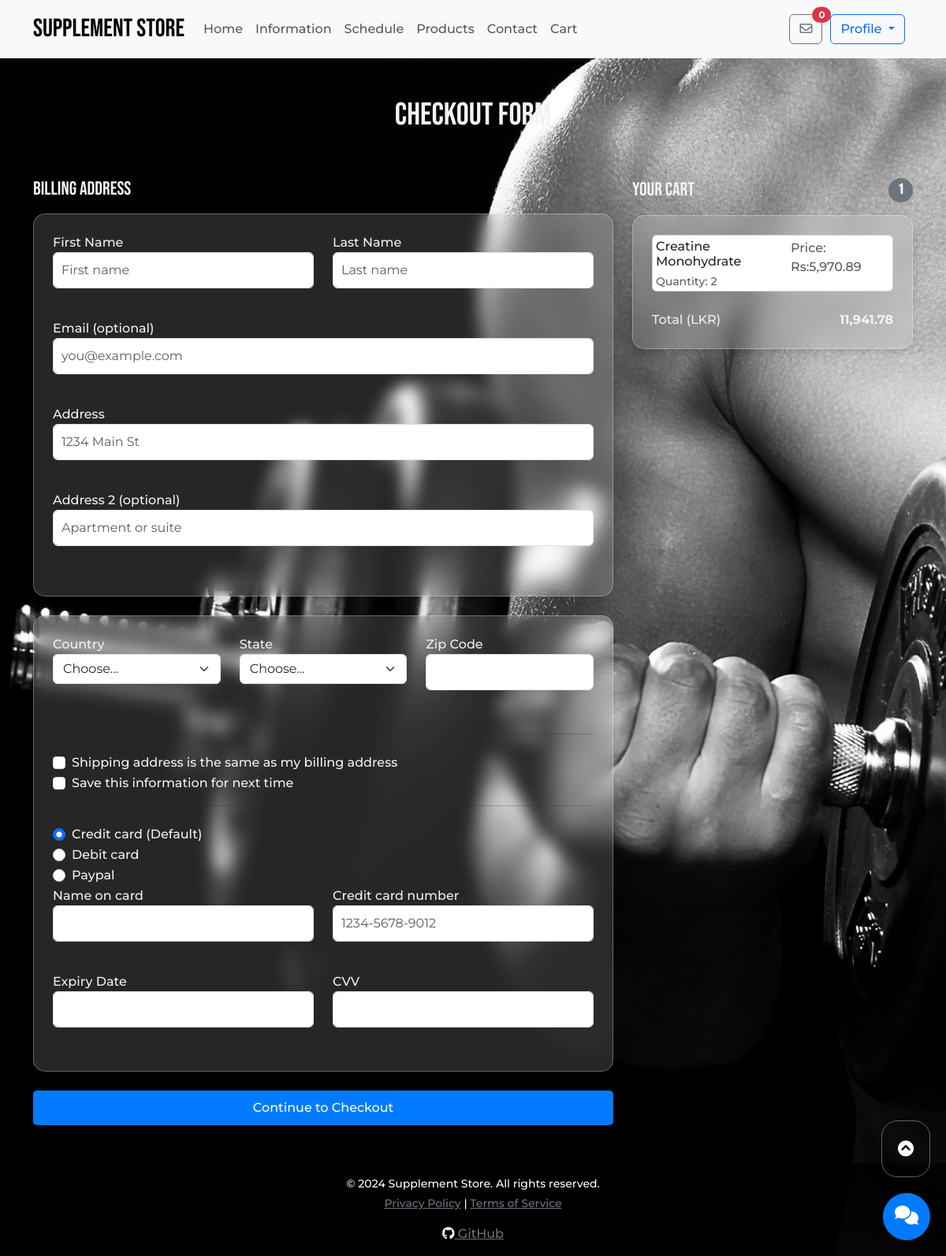
Before: /checkout.php (signed in) with the older database file.
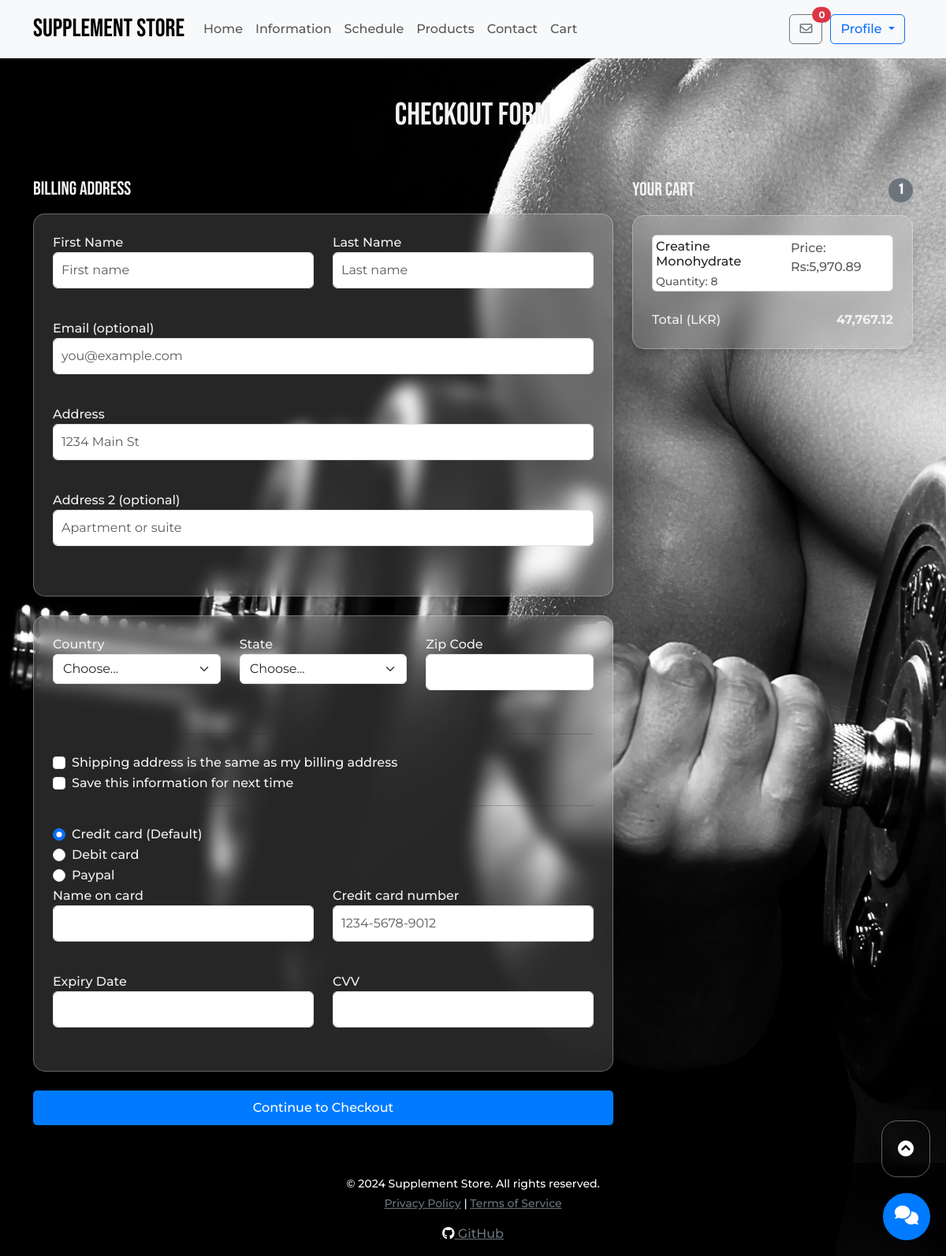
After: the same page with the newer database file.
### tables this page shows
CREATE TABLE IF NOT EXISTS `cart` (
  `id` int NOT NULL AUTO_INCREMENT,
  `user_id` int NOT NULL,
  `product_id` int NOT NULL,
  `quantity` int NOT NULL,
  PRIMARY KEY (`id`),
  UNIQUE KEY `user_id` (`user_id`,`product_id`),
  KEY `product_id` (`product_id`)
);

CREATE TABLE IF NOT EXISTS `products` (
  `id` int NOT NULL AUTO_INCREMENT,
  `name` varchar(100) NOT NULL,
  `description` text NOT NULL,
  `detailed_description` text,
  `price` decimal(10,2) NOT NULL,
  `category` varchar(50) NOT NULL,
  `image_url` varchar(255) DEFAULT NULL,
  `created_at` timestamp NULL DEFAULT CURRENT_TIMESTAMP,
  `updated_at` timestamp NULL DEFAULT CURRENT_TIMESTAMP ON UPDATE CURRENT_TIMESTAMP,
  `brand` varchar(255) DEFAULT NULL,
  `rating` decimal(3,2) DEFAULT '0.00',
  PRIMARY KEY (`id`)
);

### checkout.php (the view, shortened to what the changed rows need)
<?php
include 'PHP/db_config.php';
$user_id = $_SESSION['user_id'];
$sql = "SELECT c.product_id, p.name, p.price, c.quantity, p.image_url
        FROM cart c
        JOIN products p ON c.product_id = p.id
        WHERE c.user_id = ?";
$stmt = $conn->prepare($sql);
$stmt->bind_param("i", $user_id);
$stmt->execute();
$result = $stmt->get_result();
$cart_items = [];
$total = 0;
while ($row = $result->fetch_assoc()) {
    $cart_items[] = $row;
    $total += $row['price'] * $row['quantity'];
}
?>
<!DOCTYPE html>
<html lang="en">
  <head>
    <link href="https://cdn.jsdelivr.net/npm/bootstrap@5.3.0-alpha1/dist/css/bootstrap.min.css" rel="stylesheet">
    <link rel="stylesheet" href="https://cdnjs.cloudflare.com/ajax/libs/font-awesome/6.0.0-beta3/css/all.min.css">
    <link rel="stylesheet" href="CSS/master.css">
    <link rel="stylesheet" href="CSS/chat.css">
    <link rel="stylesheet" href="CSS/checkout_styles.css">
  </head>
  <body>
    <div class= "container">
      <div class="py-5 text-center">
        <h1>Checkout Form</h1>
      </div>
    </div>
    <div class="container">
      <div class="row">
        <div class="col-md-4 order-2">
          <div class="container mb-4 p-4 glass-card">
            <div class="card" style="">
              <?php foreach ($cart_items as $item): ?>
                <li class="list-group-item d-flex justify-content-between lh-condensed">
                  <div>
                    <h6 class="my-1 mx-1"><?php echo $item['name']; ?></h6>
                    <small class="text-muted mx-1">Quantity: <?php echo $item['quantity']; ?></small>
                  </div>
                  <span class="text-muted my-1 mx-1">Price: Rs:<?php echo number_format($item['price'], 2); ?></span>
                </li>
              <?php endforeach; ?>
            </div>
            <div class="card-footer mt-4 d-flex justify-content-between wf">
              <span>Total (LKR)</span>
              <strong><?php echo number_format($total, 2); ?></strong>
            </div>
          </div>
        </div>
    </div>
  </div>
  </body>
</html>

Changed rows visible on the page:
changed cart "Creatine Monohydrate": quantity "2" → "8"
Other visible differences:
$total: "11,941.78" → "47,767.12"
